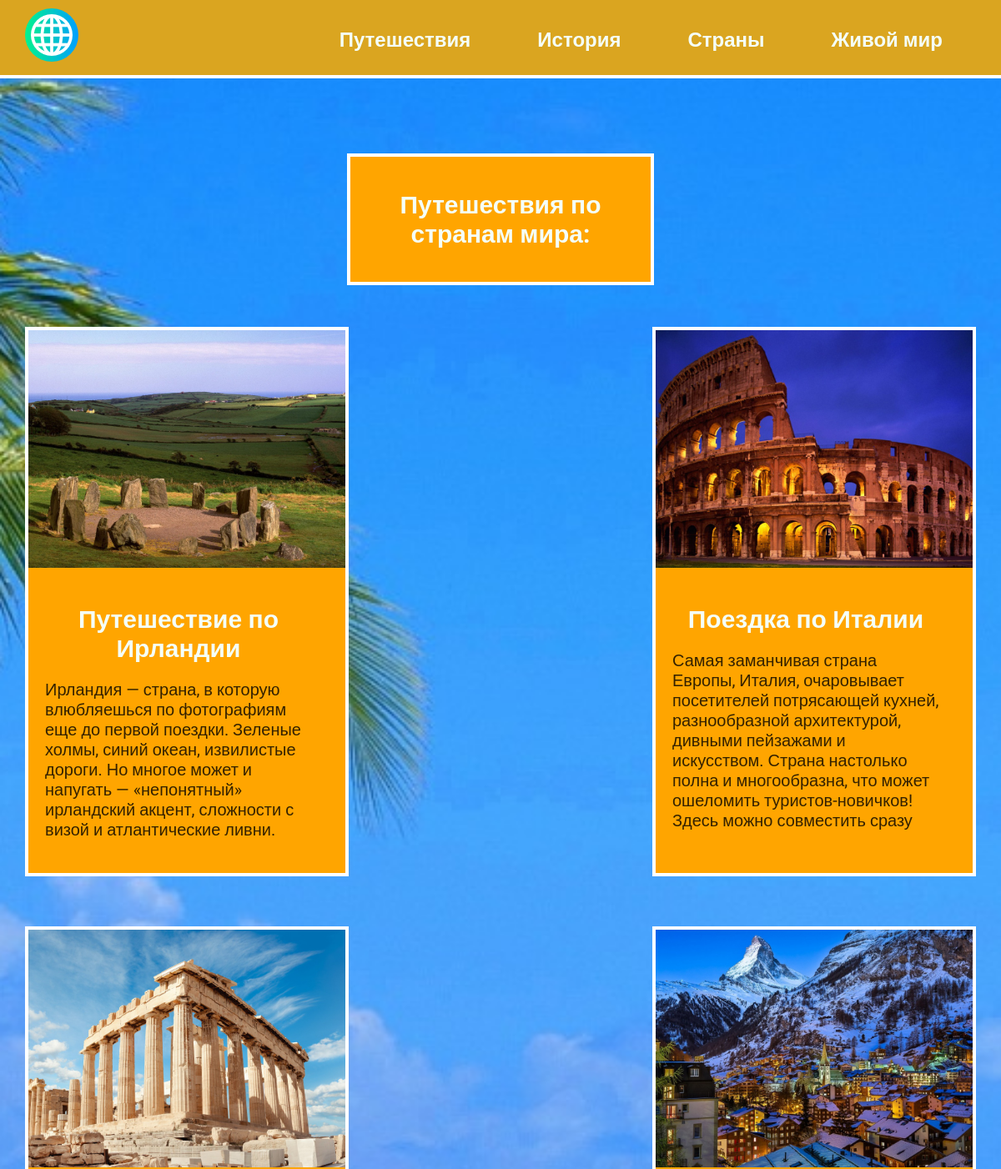
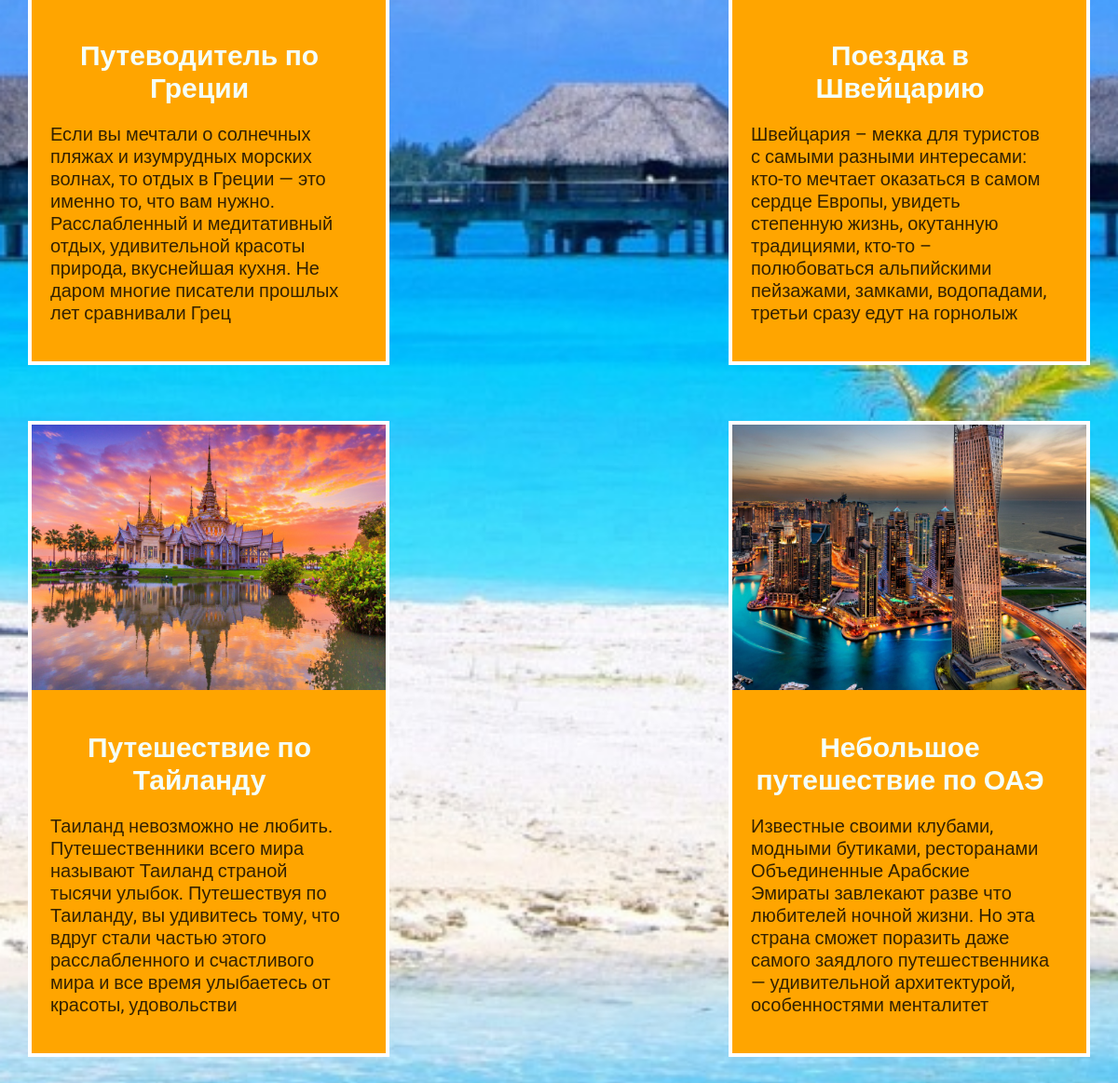
The app's page /, older data (2 pictures, top to bottom).
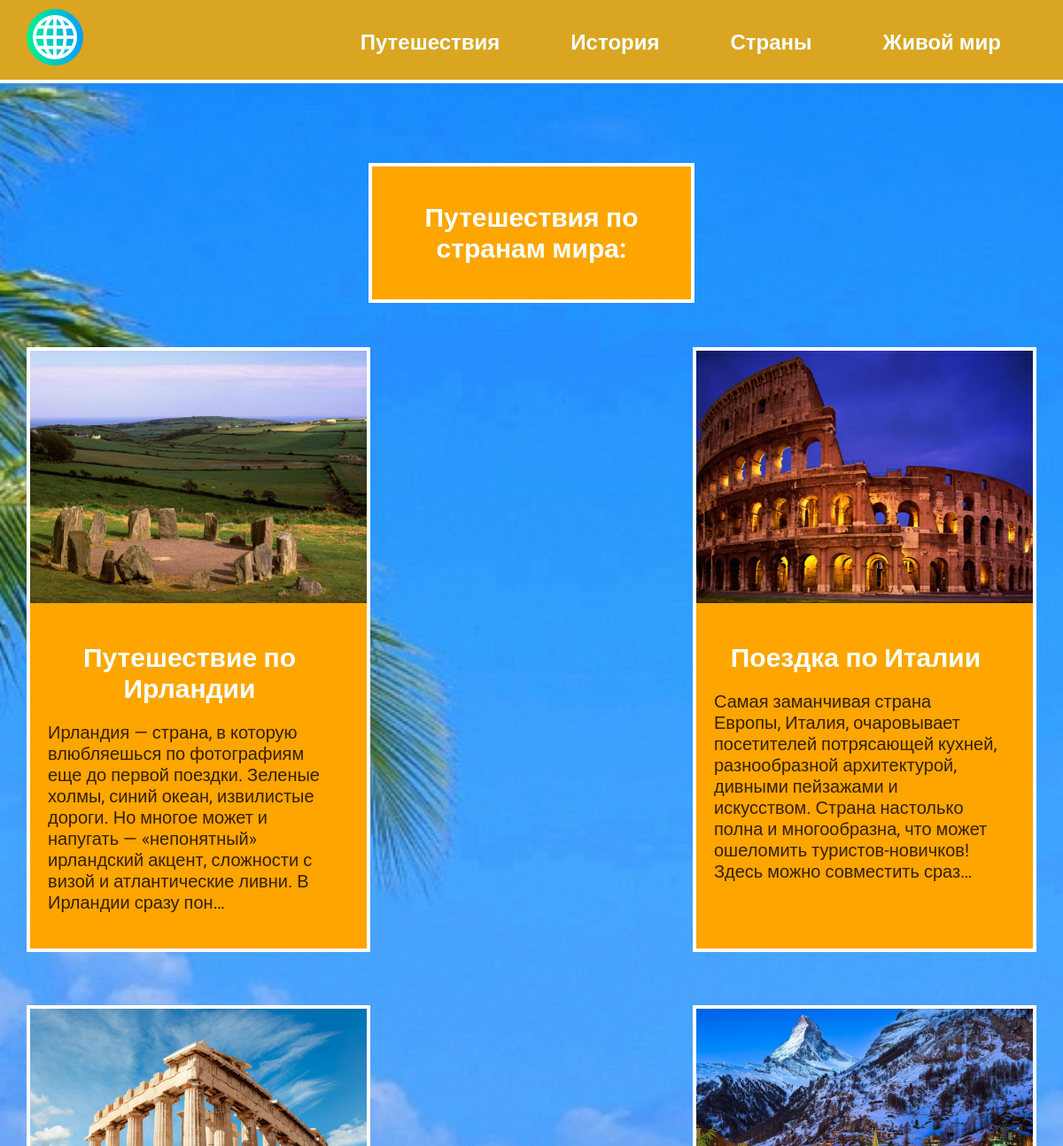
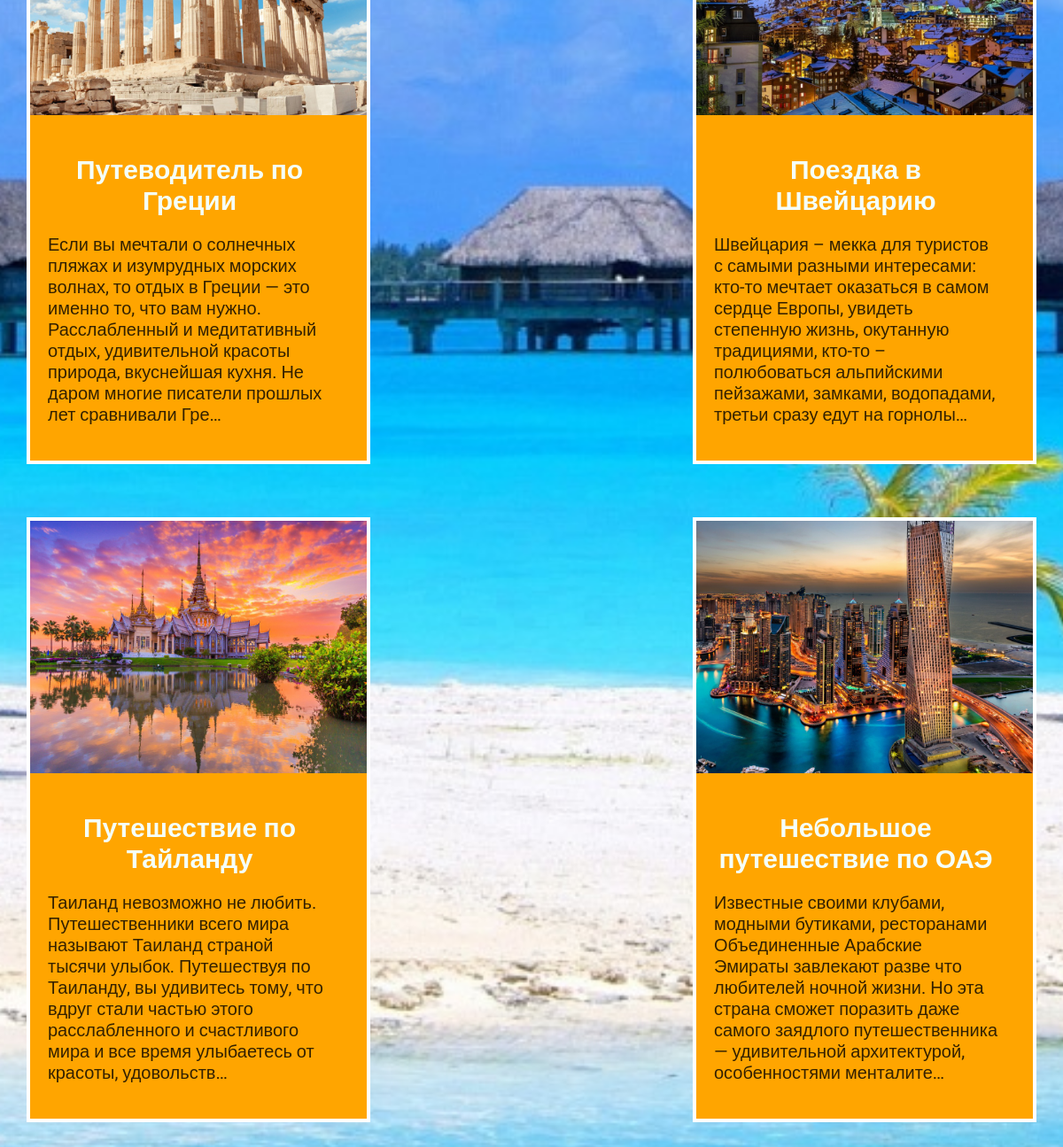
The same page, newer data (2 pictures, top to bottom).
### travels/models.py (models this page shows, shortened)
class Travels(models.Model):
    title = models.CharField(max_length=100)
    description = models.TextField(null=True, blank=True)
    image = models.ImageField(upload_to='travels/images/')

### travels/views.py (the view)
# urls.py: path('', include('travels.urls')),
def travels(request):
    travels = Travels.objects.all()
    return render(request, 'travels/travels.html', {'travels': travels})

### travels/templates/travels/travels.html
{% extends 'travels/base.html' %}
{% block content %}
<div class="element_title">
    <div class="text">
        <h2 class="main_title">Путешествия по странам мира:</h2>
    </div>
</div>
<div class="block">
    {% for travel in travels %}
    <div class="element">
        <div><a href="{% url 'travel' travel.id %}"><img src="{{ travel.image.url }}" alt=""></a></div>
        <div class="text">
            <h2><a href="{% url 'travel' travel.id %}">{{ travel.title }}</a></h2>
            <p>{{ travel.description|striptags|truncatechars:250 }}</p>
        </div>
    </div>
    {% endfor %}
</div>
{% endblock %}

### travels/templates/travels/base.html (shortened to what this page needs)
<!DOCTYPE html>
{% load static %}
<html lang="en">
<head>
    <link rel="stylesheet" href="{% static 'css/style.css' %}">
</head>
<body>
{% include 'travels/navbar.html' %}
    <div class="content">
        <div class="wrap">
            {% block content %}
            {% endblock %}
        </div>
    </div>
</body>
</html>

### travels/templates/travels/navbar.html
 {% load static %}
  <header class="header">
    <div class="menu">
        <div class="wrap2">
            <div class="logo">
                <a href="{% url 'travels' %}"><img src="{% static 'travels/internet.png/' %}" alt="logo"></a>
            </div>
            <ul>
                <li class="header__menuItem"><a href="{% url 'travels' %}">Путешествия</a></li>
                <li class="header__menuItem"><a href="history.html">История</a></li>
                <li class="header__menuItem"><a href="countries.html">Страны</a></li>
                <li class="header__menuItem"><a href="{% url 'living_worlds' %}">Живой мир</a></li>
            </ul>
        </div>
    </div>
  </header>

### travels/static/css/style.css (style rules this page uses)
html { background-image: url(24269-priroda_ostrov_more_otdyih.jpg); background-repeat: no-repeat; background-position: center center; background-attachment: fixed; -webkit-background-size: cover; -moz-background-size: cover; -o-background-size: cover; background-size: cover; }
body { font-family: 'Roboto', sans-serif; padding: 0; margin: 0; }
.wrap { max-width: 1400px; margin: 0 auto; padding: 30px; box-sizing: border-box; }
.block { display: flex; flex-wrap: wrap; justify-content: space-between; margin-bottom: 60px; }
.element, .count { background-color: orange; border: 4px solid white; margin: 30px 0; }
.text { width: 360px; padding: 20px; box-sizing: border-box; }
.block img { max-width: 380px; }
.img + h2, .text h2 { text-align: center; margin: 20px 0; font-size: 30px; }
a { text-decoration: none; color: mintcream; }
.text p { font-size: 20px; text-align: initial; color: #000000cc; }
.menu { background: goldenrod; padding: 10px; border-bottom: 4px solid white; }
.menu .wrap2 { display: flex; flex-wrap: wrap; justify-content: space-between; align-items: center; }
.menu a { font-weight: bold; font-size: 24px; padding-left: 20px; }
.menu ul { display: flex; list-style: none; margin-right: 60px; }
.menu li { margin-left: 60px; padding-top: 6px; }
.content .wrap { display: flex; flex-direction: column; align-items: center; justify-content: center; margin-top: 40px; }
.main_title { color: mintcream; }
.element_title { background-color: orange; border: 4px solid white; margin: 20px 0; }

Row changes from the older to the newer data that the page shows:
changed Travels "Путешествие по Ирландии": description "…визой и атлантические ливни." → "…визой и атлантические ливни. В Ирландии сразу пон…"
changed Travels "Поездка по Италии": description "…туристов-новичков! Здесь можно совместить сразу" → "…туристов-новичков! Здесь можно совместить сраз…"
changed Travels "Путеводитель по Греции": description "…писатели прошлых лет сравнивали Грец" → "…писатели прошлых лет сравнивали Гре…"
changed Travels "Поездка в Швейцарию": description "…третьи сразу едут на горнолыж" → "…третьи сразу едут на горнолы…"
changed Travels "Путешествие по Тайланду": description "…время улыбаетесь от красоты, удовольстви" → "…время улыбаетесь от красоты, удовольств…"
changed Travels "Небольшое путешествие по ОАЭ": description "…— удивительной архитектурой, особенностями менталитет" → "…— удивительной архитектурой, особенностями менталите…"
